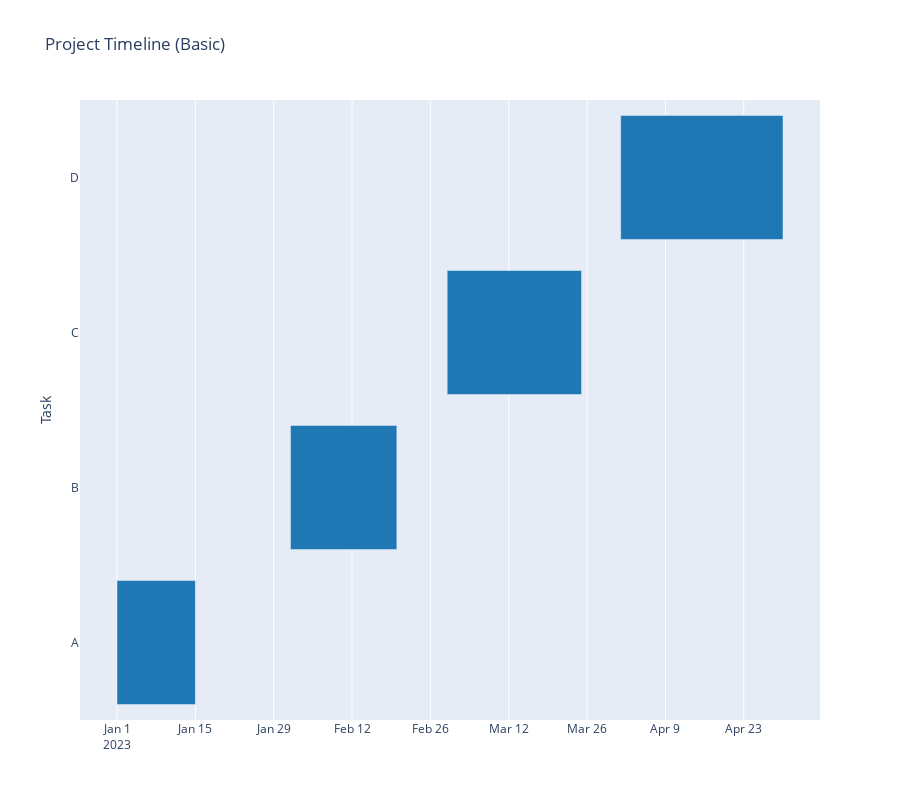

Notebook source saved alongside this figure:
### Markdown cell above
## Example 1: Simple Gantt Chart

### Code cell
# Create a simple DataFrame with task information
df = pd.DataFrame({
    "Task": ["A", "B", "C", "D"],
    "Start": ["2023-01-01", "2023-02-01", "2023-03-01", "2023-04-01"],
    "End": ["2023-01-15", "2023-02-20", "2023-03-25", "2023-04-30"]
})

# Create the Gantt chart
fig = px.timeline(df, x_start="Start", x_end="End", y="Task", 
                 title="Project Timeline (Basic)", 
                 color_discrete_sequence=["#1f77b4"],
                 height=800)

fig.show()

### Figure 1 — Plotly figure (JSON) as saved in the notebook; plotly's stock layout.template omitted (floating-point values rounded to 4 significant figures)
{"data": [{"base": ["2023-01-01T00:00:00.000000000", "2023-02-01T00:00:00.000000000", "2023-03-01T00:00:00.000000000", "2023-04-01T00:00:00.000000000"], "hovertemplate": "Start=%{base}<br>End=%{x}<br>Task=%{y}<extra></extra>", "legendgroup": "", "marker": {"color": "#1f77b4", "pattern": {"shape": ""}}, "name": "", "orientation": "h", "showlegend": false, "textposition": "auto", "type": "bar", "x": [1209600000, 1641600000, 2073600000, 2505600000], "xaxis": "x", "y": ["A", "B", "C", "D"], "yaxis": "y"}], "layout": {"barmode": "overlay", "height": 800, "legend": {"tracegroupgap": 0}, "title": {"text": "Project Timeline (Basic)"}, "xaxis": {"anchor": "y", "domain": [0, 1], "type": "date"}, "yaxis": {"anchor": "x", "domain": [0, 1], "title": {"text": "Task"}}}}
